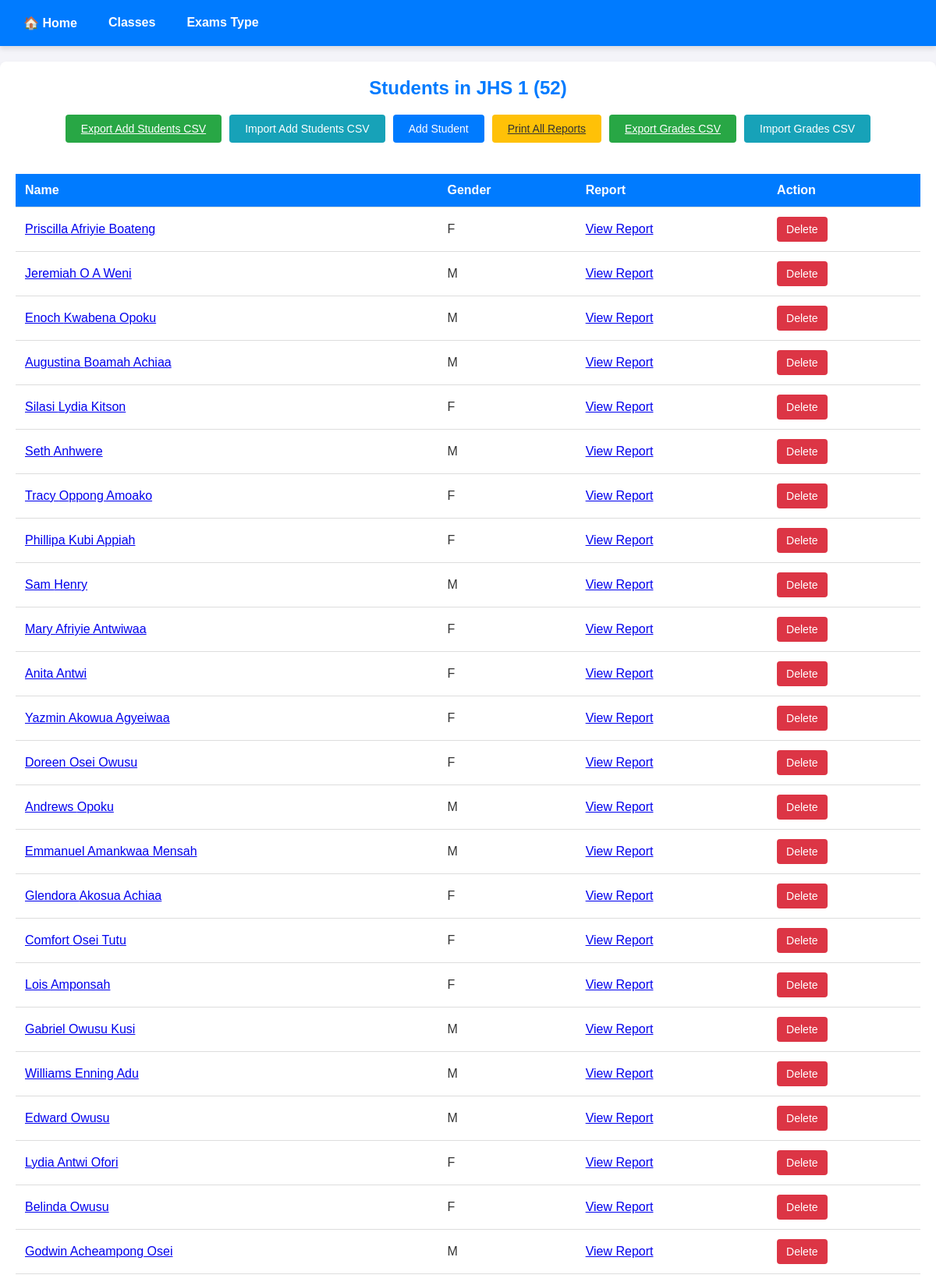
/students/jhs-1/terminal-exams-add-results (upper part), run on the app's committed database.
### grades/models.py (models this page shows, shortened)
class ClassName(models.Model):
    name = models.CharField(max_length=50)
    teacher = models.CharField(max_length=50)
    slug = models.SlugField(null=True, editable=False, db_index=True)
    class Meta:
        verbose_name_plural = "Class Names"

class Student(models.Model):
    GENDER_CHOICES = [
        ('M', 'Male'),
        ('F', 'Female'),
    ]
    first_name = models.CharField(max_length=50)
    last_name = models.CharField(max_length=50)
    class_name = models.ForeignKey(ClassName, on_delete=models.CASCADE, null=True)
    gender = models.CharField(max_length=1, choices=GENDER_CHOICES)

### grades/views.py (the view)
# urls.py: path("students/<slug:slug>/terminal-exams-add-results", views.add_student, name="add-student"),
def add_student(request, slug):
    class_info = get_object_or_404(ClassName, slug=slug)
    students_in_class = class_info.student_set.all()
    if request.method == "POST":
        if "delete_student" in request.POST:
            student_id = request.POST.get("student_id")
            try:
                student = Student.objects.get(id=student_id)
                student.delete()
                messages.success(request, "✅ Student deleted successfully!")
            except Student.DoesNotExist:
                messages.error(request, "❌ Student not found.")
            return redirect('add-student', slug=slug)
        form = StudentForm(request.POST)
        if form.is_valid():
            first_name = form.cleaned_data['first_name']
            last_name = form.cleaned_data['last_name']
            gender = form.cleaned_data['gender']
            Student.objects.update_or_create(
                first_name=first_name,
                last_name=last_name,
                class_name=class_info,  # Ensure student belongs to the correct class
                defaults={"gender": gender}  # Update gender if student exists
            )
            messages.success(request, "✅ Student added successfully!")
            return redirect('add-student', slug=slug)  # Refresh page after adding/updating student
    else:
        form = StudentForm()
    return render(request, "grades/add-student.html", {
        "students_in_class": students_in_class,
        "form": form,
        "class_info": class_info,
    })

### grades/templates/grades/add-student.html (shortened to what this page needs)
{% extends "grades/base.html" %}
{% load static %}
{% block css_files %}
<link rel="stylesheet" href="{% static "grades/css/add-students.css" %}">
{% endblock css_files %}
{% block content %}
<nav class="nav-links">
    <a href="{% url 'index' %}" class="nav-link">🏠 Home</a>
    <a href="{% url 'students' %}" class="nav-link">Classes</a>
    <a href="{% url 'students-exams-type' class_info.slug %}" class="nav-link">Exams Type</a>
</nav>
<div class="container">
    <div class="header">
        <h2>Students in {{ class_info.name }} ({{ students_in_class|length }})</h2>
        <div class="action-buttons">
            <a href="{% url 'export-students-csv' class_info.slug %}" class="export-btn">Export Add Students CSV</a>
            <button class="import-btn" onclick="openImportForm()">Import Add Students CSV</button>
            <button class="add-student-btn" onclick="openForm()">Add Student</button>
            <a class="print-all-btn export-btn" href="{% url 'print-all-reports' class_info.slug %}">
                Print All Reports
            </a>
            <a href="{% url 'export-grades-csv' class_info.slug %}" class="export-btn">Export Grades CSV</a>
            <button class="import-btn" onclick="openGradesImportForm()">Import Grades CSV</button>
        </div>
    </div>
    {% if students_in_class %}
    <div class="table-container">
        <table>
            <thead>
                <tr>
                    <th>Name</th>
                    <th>Gender</th>
                    <th>Report</th>
                    <th>Action</th>
                </tr>
            </thead>
            <tbody>
                {% for student in students_in_class %}
                <tr>
                    <td>
                        <a href="{% url 'enter-indv-student-result' class_info.slug student.id %}">
                            {{ student.first_name }} {{ student.last_name }}
                        </a>
                    </td>
                    <td>{{ student.gender }}</td>
                    <td>
                        <a href="{% url 'view-report' class_info.slug student.id %}">
                            View Report
                        </a>
                    </td>
                    <td>
                        <form method="post" action="{% url 'add-student' class_info.slug %}" style="display: inline;">
                            <button type="submit" name="delete_student" class="delete-btn">Delete</button>
                        </form>
                    </td>
                </tr>
                {% endfor %}
            </tbody>
        </table>
    </div>
    {% else %}
    <div class="no-students-message">
        <p>No Students Added</p>
    </div>
    {% endif %}
</div>
{% endblock content %}

### grades/static/grades/css/add-students.css (style rules this page uses)
body { font-family: Arial, sans-serif; margin: 0; padding: 0; background-color: #f4f4f9; color: #333; }
.container { max-width: 1200px; margin: 20px auto; padding: 20px; background-color: #fff; border-radius: 8px; box-shadow: 0 4px 6px rgba(0, 0, 0, 0.1); }
.nav-links { display: flex; justify-content: flex-start; background-color: #007bff; padding: 10px 20px; box-shadow: 0 4px 6px rgba(0, 0, 0, 0.1); margin-bottom: 20px; }
.nav-link { color: #fff; text-decoration: none; font-size: 16px; font-weight: bold; margin-right: 20px; padding: 10px; border-radius: 4px; transition: background-color 0.3s ease; }
.header { display: flex; flex-direction: column; align-items: center; gap: 20px; margin-bottom: 20px; }
.header h2 { margin: 0; font-size: 24px; color: #007bff; text-align: center; }
.action-buttons { display: flex; flex-wrap: wrap; gap: 10px; justify-content: center; }
.action-buttons .export-btn, .action-buttons .import-btn, .action-buttons .add-student-btn, .action-buttons .print-all-btn { padding: 10px 20px; border: none; border-radius: 4px; cursor: pointer; font-size: 14px; transition: background-color 0.3s ease; }
.action-buttons .export-btn { background-color: #28a745; color: #fff; }
.action-buttons .import-btn { background-color: #17a2b8; color: #fff; }
.action-buttons .add-student-btn { background-color: #007bff; color: #fff; }
.action-buttons .print-all-btn { background-color: #ffc107; color: #333; }
.table-container { overflow-x: auto; }
table { width: 100%; border-collapse: collapse; margin-top: 20px; }
th, td { padding: 12px; text-align: left; border-bottom: 1px solid #ddd; }
th { background-color: #007bff; color: #fff; font-weight: bold; }
.delete-btn { background-color: #dc3545; color: #fff; border: none; padding: 8px 12px; border-radius: 4px; cursor: pointer; font-size: 14px; transition: background-color 0.3s ease; }

### data on the page
ClassName: name "JHS 1"
Student: first_name "Priscilla", last_name "Afriyie Boateng", gender "F"
Student: first_name "Jeremiah", last_name "O A Weni", gender "M"
Student: first_name "Enoch", last_name "Kwabena Opoku", gender "M"
Student: first_name "Augustina", last_name "Boamah Achiaa", gender "M"
Student: first_name "Silasi", last_name "Lydia Kitson", gender "F"
Student: first_name "Seth", last_name "Anhwere", gender "M"
Student: first_name "Tracy", last_name "Oppong Amoako", gender "F"
Student: first_name "Phillipa", last_name "Kubi Appiah", gender "F"
Student: first_name "Sam", last_name "Henry", gender "M"
Student: first_name "Mary", last_name "Afriyie Antwiwaa", gender "F"
Student: first_name "Anita", last_name "Antwi", gender "F"
Student: first_name "Yazmin", last_name "Akowua Agyeiwaa", gender "F"
Student: first_name "Doreen", last_name "Osei Owusu", gender "F"
Student: first_name "Andrews", last_name "Opoku", gender "M"
Student: first_name "Emmanuel", last_name "Amankwaa Mensah", gender "M"
Student: first_name "Glendora", last_name "Akosua Achiaa", gender "F"
Student: first_name "Comfort", last_name "Osei Tutu", gender "F"
Student: first_name "Lois", last_name "Amponsah", gender "F"
Student: first_name "Gabriel", last_name "Owusu Kusi", gender "M"
Student: first_name "Williams", last_name "Enning Adu", gender "M"
Student: first_name "Edward", last_name "Owusu", gender "M"
Student: first_name "Lydia", last_name "Antwi Ofori", gender "F"
Student: first_name "Belinda", last_name "Owusu", gender "F"
Student: first_name "Godwin", last_name "Acheampong Osei", gender "M"

### other printed values
{{ students_in_class|length }} "52"
